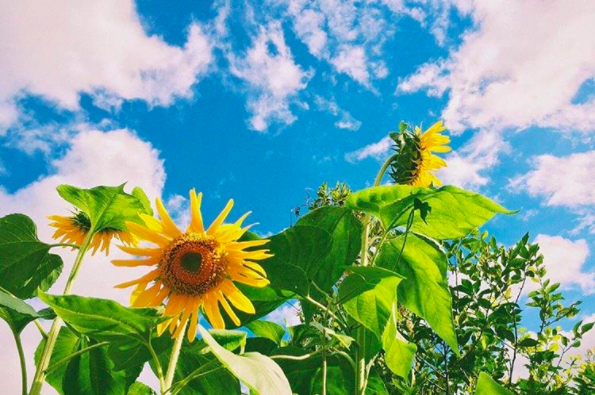
#> input picture sample.png, 595 x 395 px
$ python hist_MASK_Img.py
#> lines starting #> are read from the running program, lines starting #| are printed output that depends on the picture
#!/usr/bin/python
# -*- coding: utf-8 -*-

import cv2
import numpy as np
from matplotlib import pyplot as plt

img = cv2.imread("sample.png")
#> img is the input picture: shape (395, 595, 3); mean B, G, R 140.8, 163.2, 121.7

# create a mask
mask = np.zeros(img.shape[:2],np.uint8)
mask[100:300,100:400] = 255
masked_img = cv2.bitwise_and(img,img,mask = mask)
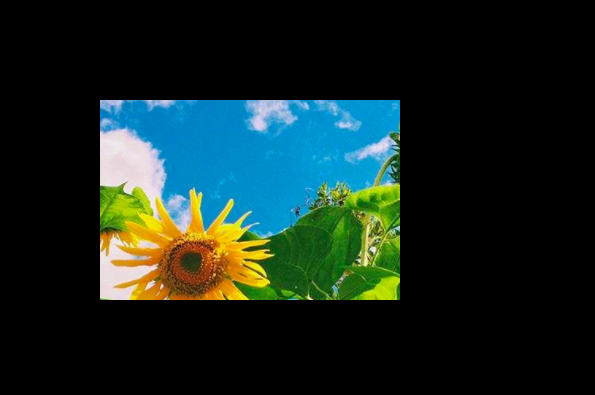
#> masked_img: shape (395, 595, 3); mean B, G, R 32.2, 37.6, 21.5

# calculate histgram with mask and without mask
# check third argument for mask
hist_full = cv2.calcHist([img],[0],None,[256],[0,256])
#> hist_full = 256 values, max 10804 at index 0, min 0 at index 255, mean 918.1
hist_mask = cv2.calcHist([img],[0],mask,[256],[0,256])
#> hist_mask = 256 values, max 4292 at index 0, min 0 at index 253, mean 234.4

plt.subplot(221),plt.imshow(img,'gray')
plt.subplot(222),plt.imshow(mask,'gray')
plt.subplot(223),plt.imshow(masked_img,'gray')
plt.subplot(224),plt.plot(hist_full),plt.plot(hist_mask)
plt.xlim([0,256])

plt.show()
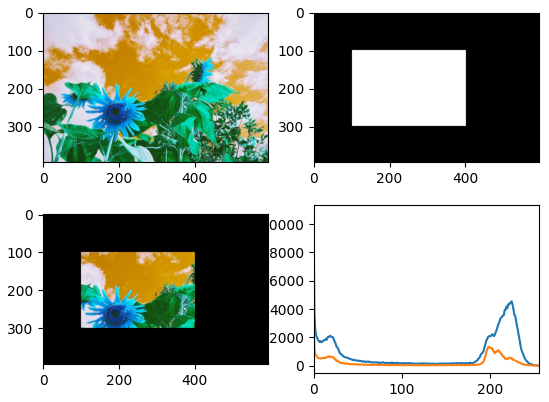
#> figure drawn by matplotlib, 4 panels; B, G, R data is drawn as R, G, B; panel 4: curve peaks at x = 0, y = 10804; panel 4: curve peaks at x = 0, y = 4292

$ run again, with blue.png copied over sample.png
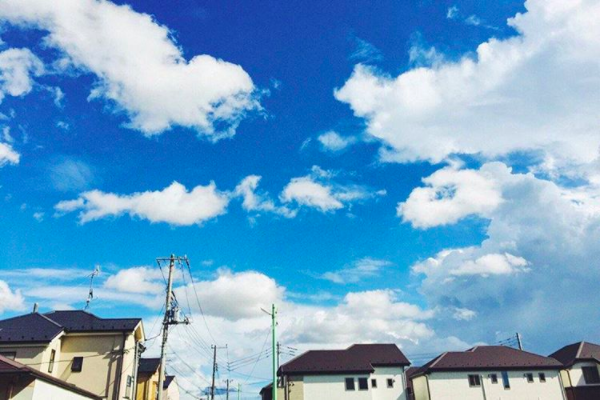
#> input picture blue.png, 600 x 400 px
#> img is the input picture: shape (400, 600, 3); mean B, G, R 201.1, 162.2, 109.7
#> `masked_img = cv2.bitwise_and(img,img,mask = mask)`:
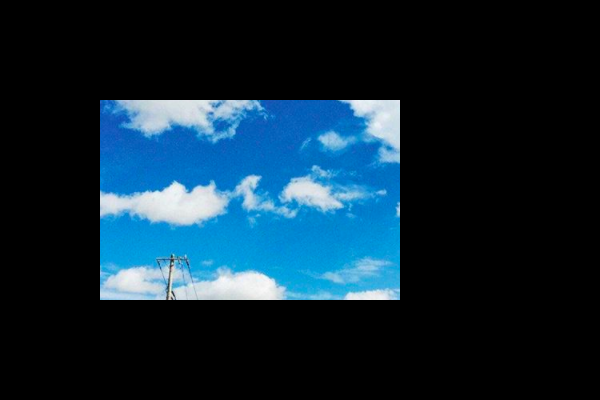
#> masked_img: shape (400, 600, 3); mean B, G, R 52.9, 38.5, 15.2
#> hist_full = 256 values, max 5177 at index 224, min 0 at index 0, mean 937.5
#> hist_mask = 256 values, max 1768 at index 219, min 0 at index 0, mean 234.4
#> `plt.show()`:
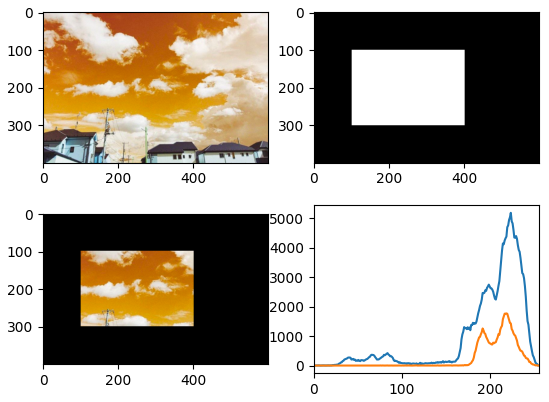
#> figure drawn by matplotlib, 4 panels; B, G, R data is drawn as R, G, B; panel 4: curve peaks at x = 224, y = 5177; panel 4: curve peaks at x = 219, y = 1768
